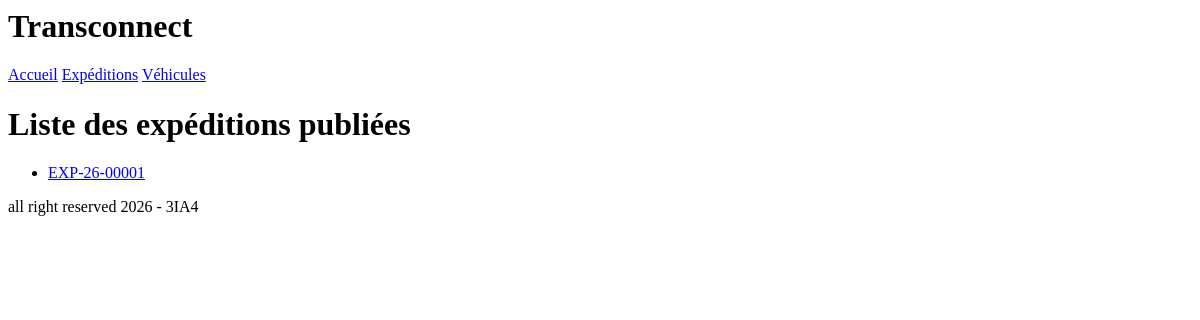
The app's page /expeditions/, older data.
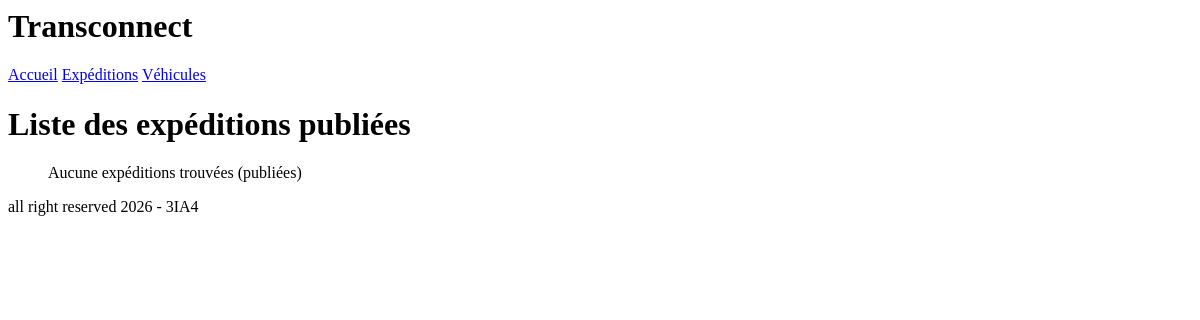
The same page, newer data.
### ExpeditionApp/models.py (models this page shows, shortened)
class Expedition(models.Model):
    reference=models.CharField(max_length=20,editable=False)
    date_souhaitee=models.DateField()
    ville_depart=models.CharField(max_length=100)
    ville_arrivee=models.CharField(max_length=100)
    poids_kg=models.DecimalField(decimal_places=3,max_digits=10)
    statut=models.CharField(max_length=100,choices=[
        ('publiee', 'Publiée'),
        ('en_cours', 'En cours'),
        ('livree', 'Livrée'),
        ('annulee', 'Annulée'),
        ('attribuee', 'Attribuée')
    ], default='publiee')
    created_at=models.DateTimeField(auto_now_add=True)
    updated_at=models.DateTimeField(auto_now=True)
    entreprise=models.ForeignKey(Entreprise,
                                 on_delete=models.CASCADE,
                                 related_name='expeditions')

### ExpeditionApp/views.py (the view)
# urls.py: path("",ExpeditionListView.as_view(),name="liste"),
class ExpeditionListView(ListView):
    model=Expedition
    template_name ="expeditions/liste.html"
    context_object_name="liste"
    def get_queryset(self):
        return (
            Expedition.objects
            .filter(statut='publiee')
            .select_related('entreprise')
            .order_by('-created_at')
         )

### templates/expeditions/liste.html (shortened to what this page needs)
{% extends 'base.html' %}
{% block content %}
<h1> Liste des expéditions publiées</h1>
<ul>
    {% for e in liste %}
<li><a href="{% url 'expeditions:detail' e.reference %}">{{e.reference}}</a></li>
{% empty %}
<p>Aucune expéditions trouvées (publiées)</p>
    {% endfor %}
</ul>
{% endblock %}

Row changes from the older to the newer data that the page shows:
no longer on this page (row edited): Expedition: reference "EXP-26-00001"
Text that changed along with them:
text now shown: "Aucune expéditions trouvées (publiées)"
